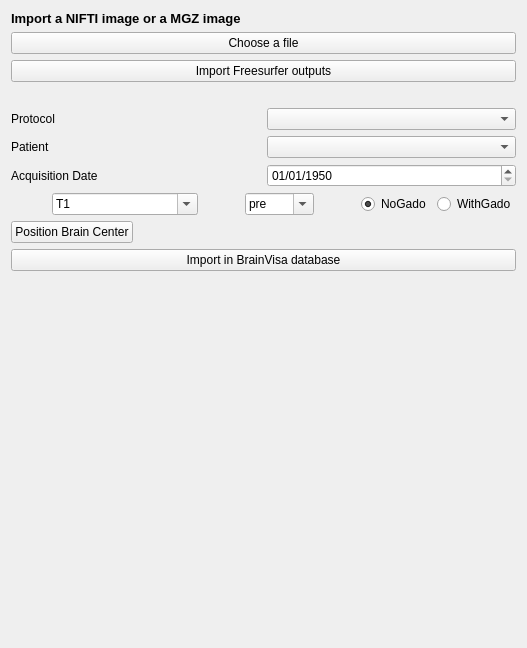
      <widget class="QWidget" name="tab_2">
       <attribute name="title">
        <string>Importation NIFTI</string>
       </attribute>
       <layout class="QVBoxLayout" name="verticalLayout_11">
        <item>
         <widget class="QLabel" name="label_23">
          <property name="font">
           <font>
            <pointsize>10</pointsize>
            <weight>75</weight>
            <bold>true</bold>
           </font>
          </property>
          <property name="text">
           <string>Import a NIFTI image or a MGZ image</string>
          </property>
         </widget>
        </item>
        <item>
         <widget class="QPushButton" name="chooseNiftiButton">
          <property name="text">
           <string>Choose a file</string>
          </property>
         </widget>
        </item>
        <item>
         <widget class="QPushButton" name="ImportFSoutputspushButton">
          <property name="text">
           <string>Import Freesurfer outputs</string>
          </property>
         </widget>
        </item>
        <item>
         <widget class="QLabel" name="niftiFileLabel">
          <property name="sizePolicy">
           <sizepolicy hsizetype="Ignored" vsizetype="Preferred">
            <horstretch>0</horstretch>
            <verstretch>0</verstretch>
           </sizepolicy>
          </property>
          <property name="text">
           <string/>
          </property>
         </widget>
        </item>
        <item>
         <layout class="QHBoxLayout" name="horizontalLayout_16">
          <item>
           <widget class="QLabel" name="label_35">
            <property name="text">
             <string>Protocol</string>
            </property>
           </widget>
          </item>
          <item>
           <widget class="QComboBox" name="niftiProtocolCombo"/>
          </item>
         </layout>
        </item>
        <item>
         <layout class="QHBoxLayout" name="horizontalLayout_13">
          <item>
           <widget class="QLabel" name="label_30">
            <property name="text">
             <string>Patient </string>
            </property>
           </widget>
          </item>
          <item>
           <widget class="QComboBox" name="niftiSubjectCombo"/>
          </item>
         </layout>
        </item>
        <item>
         <layout class="QHBoxLayout" name="horizontalLayout_9">
          <item>
           <widget class="QLabel" name="label_12">
            <property name="text">
             <string>Acquisition Date</string>
            </property>
           </widget>
          </item>
          <item>
           <widget class="QDateEdit" name="acqDate">
            <property name="minimumDate">
             <date>
              <year>1790</year>
              <month>9</month>
              <day>14</day>
             </date>
            </property>
            <property name="displayFormat">
             <string>dd/MM/yyyy</string>
            </property>
            <property name="date">
             <date>
              <year>1950</year>
              <month>1</month>
              <day>1</day>
             </date>
            </property>
           </widget>
          </item>
         </layout>
        </item>
        <item>
         <layout class="QHBoxLayout" name="horizontalLayout_10">
          <item>
           <spacer name="horizontalSpacer_10">
            <property name="orientation">
             <enum>Qt::Horizontal</enum>
            </property>
            <property name="sizeHint" stdset="0">
             <size>
              <width>40</width>
              <height>20</height>
             </size>
            </property>
           </spacer>
          </item>
          <item>
           <widget class="QComboBox" name="niftiSeqType">
            <property name="editable">
             <bool>true</bool>
            </property>
            <item>
             <property name="text">
              <string>T1</string>
             </property>
            </item>
            <item>
             <property name="text">
              <string>T2</string>
             </property>
            </item>
            <item>
             <property name="text">
              <string>CT</string>
             </property>
            </item>
            <item>
             <property name="text">
              <string>PET</string>
             </property>
            </item>
            <item>
             <property name="text">
              <string>fMRI</string>
             </property>
            </item>
            <item>
             <property name="text">
              <string>Statistics</string>
             </property>
            </item>
            <item>
             <property name="text">
              <string>FLAIR</string>
             </property>
            </item>
            <item>
             <property name="text">
              <string>FGATIR</string>
             </property>
            </item>
            <item>
             <property name="text">
              <string>FreesurferAtlas</string>
             </property>
            </item>
            <item>
             <property name="text">
              <string>HippoFreesurferAtlas</string>
             </property>
            </item>
            <item>
             <property name="text">
              <string>DTI - volume</string>
             </property>
            </item>
           </widget>
          </item>
          <item>
           <spacer name="horizontalSpacer_8">
            <property name="orientation">
             <enum>Qt::Horizontal</enum>
            </property>
            <property name="sizeHint" stdset="0">
             <size>
              <width>40</width>
              <height>20</height>
             </size>
            </property>
           </spacer>
          </item>
          <item>
           <widget class="QComboBox" name="niftiAcqType">
            <property name="editable">
             <bool>true</bool>
            </property>
            <item>
             <property name="text">
              <string>pre</string>
             </property>
            </item>
            <item>
             <property name="text">
              <string>post</string>
             </property>
            </item>
            <item>
             <property name="text">
              <string>postOp</string>
             </property>
            </item>
           </widget>
          </item>
          <item>
           <spacer name="horizontalSpacer_9">
            <property name="orientation">
             <enum>Qt::Horizontal</enum>
            </property>
            <property name="sizeHint" stdset="0">
             <size>
              <width>40</width>
              <height>20</height>
             </size>
            </property>
           </spacer>
          </item>
          <item>
           <widget class="QRadioButton" name="radioButtonNoGado">
            <property name="text">
             <string>NoGado</string>
            </property>
            <property name="checked">
             <bool>true</bool>
            </property>
           </widget>
          </item>
          <item>
           <widget class="QRadioButton" name="radioButtonGado">
            <property name="text">
             <string>WithGado</string>
            </property>
           </widget>
          </item>
         </layout>
        </item>
        <item>
         <layout class="QHBoxLayout" name="horizontalLayout_21">
          <item>
           <widget class="QPushButton" name="niftiSetBraincenterButton">
            <property name="toolTip">
             <string>Cliquer sur le centre du cerveau dans l'image puis cliquer sur ce bouton</string>
            </property>
            <property name="text">
             <string>Position Brain Center</string>
            </property>
           </widget>
          </item>
          <item>
           <spacer name="horizontalSpacer_23">
            <property name="orientation">
             <enum>Qt::Horizontal</enum>
            </property>
            <property name="sizeType">
             <enum>QSizePolicy::Fixed</enum>
            </property>
            <property name="sizeHint" stdset="0">
             <size>
              <width>30</width>
              <height>20</height>
             </size>
            </property>
           </spacer>
          </item>
          <item>
           <widget class="QLabel" name="brainCenterLabel">
            <property name="text">
             <string/>
            </property>
           </widget>
          </item>
          <item>
           <spacer name="horizontalSpacer_22">
            <property name="orientation">
             <enum>Qt::Horizontal</enum>
            </property>
            <property name="sizeHint" stdset="0">
             <size>
              <width>40</width>
              <height>20</height>
             </size>
            </property>
           </spacer>
          </item>
         </layout>
        </item>
        <item>
         <widget class="QPushButton" name="niftiImportButton">
          <property name="text">
           <string>Import in BrainVisa database</string>
          </property>
         </widget>
        </item>
        <item>
         <spacer name="verticalSpacer">
          <property name="orientation">
           <enum>Qt::Vertical</enum>
          </property>
          <property name="sizeHint" stdset="0">
           <size>
            <width>20</width>
            <height>366</height>
           </size>
          </property>
         </spacer>
        </item>
       </layout>
      </widget>
